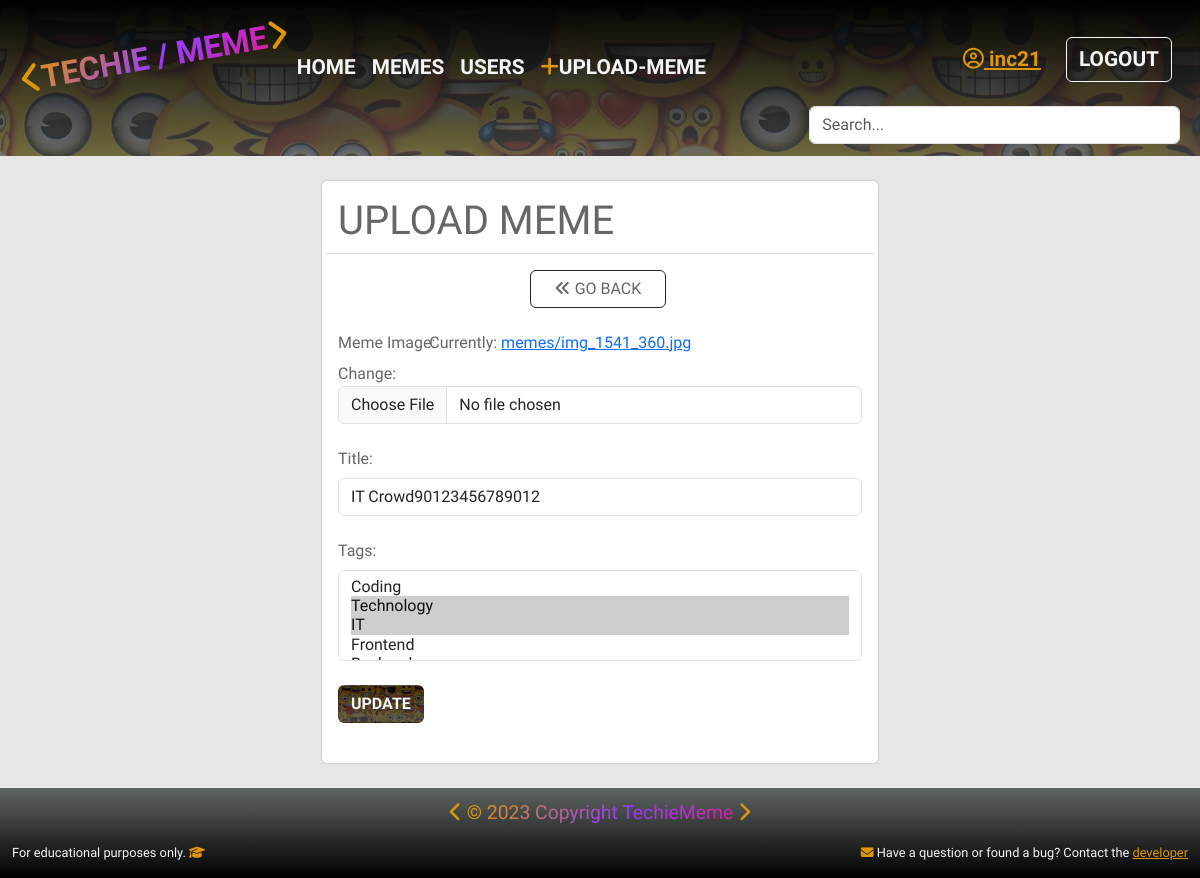
The app's page /memes/update-meme/5a374cd4-5903-43f8-a44d-f1d7cc8863d0 (signed in), older data.
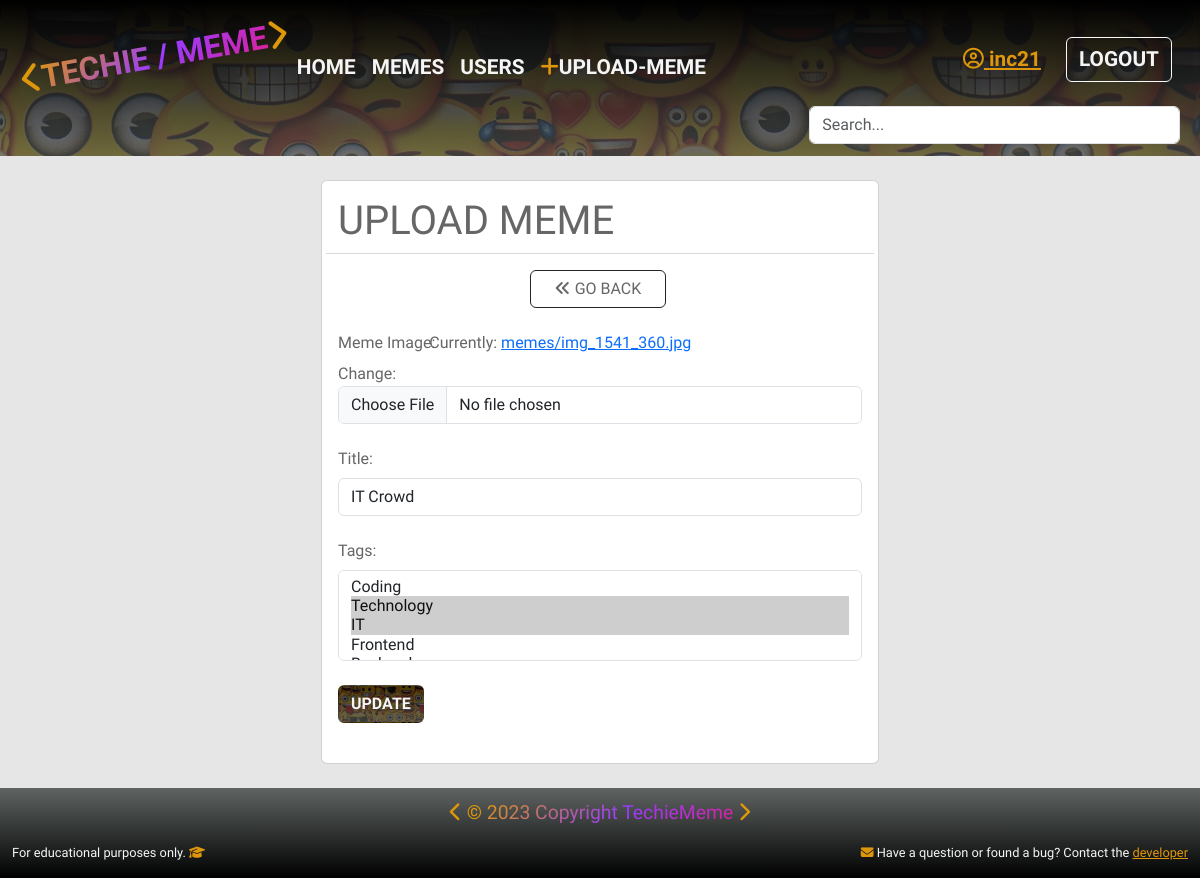
The same page, newer data.
### memes/models.py (models this page shows, shortened)
class Meme(models.Model):
    uploader = models.ForeignKey(
        UserProfile, on_delete=models.SET_NULL, null=True, blank=True)
    title = models.CharField(max_length=22)
    meme_img = models.ImageField(upload_to='memes/',
                                 default='memes/default.webp')
    tags = models.ManyToManyField('Tag', blank=True)
    smiley_face = models.IntegerField(default=0, null=True, blank=True)
    sad_face = models.IntegerField(default=0, null=True, blank=True)
    created = models.DateTimeField(auto_now_add=True)
    id = models.UUIDField(
        default=uuid.uuid4, unique=True, primary_key=True, editable=False)
    class Meta:
        ordering = ['-created']

### memes/views.py (the view)
# urls.py: path('update-meme/<str:pk>', views.updateMeme, name="update-meme"),
@login_required(login_url='/accounts/login/')
def updateMeme(request, pk):
    profile = request.user.userprofile
    meme = profile.meme_set.get(id=pk)
    form = MemeForm(instance=meme)
    if request.method == 'POST':
        form = MemeForm(request.POST, request.FILES, instance=meme)
        if form.is_valid():
            form.save()
            messages.success(request, 'Meme updated successfully!')
            return redirect('meme', pk=pk)
    context = {'form': form, 'meme': meme}
    return render(request, "memes/meme_form.html", context)

### memes/forms.py
class MemeForm(ModelForm):
    class Meta:
        model = Meme
        fields = ['meme_img', 'title', 'tags']
        labels = {
            'meme_img': 'Meme Image:',
            'title': 'Title:',
            'tags': 'Tags:'
        }
    def __init__(self, *args, **kwargs):
        super(MemeForm, self).__init__(*args, **kwargs)
        for name, field in self.fields.items():
            field.widget.attrs.update({'class': 'form-control'})

### memes/models.py (called while the page is built)
    def __str__(self):
        return self.name

### memes/templates/memes/meme_form.html (shortened to what this page needs)
{% extends 'main.html' %}
{% block content %}
<div class="container d-flex justify-content-center">
    <div class="col-md-6 card m-4 gray">
        <div class="card-body">
            <div class="row">
                <h1>UPLOAD MEME</h1>
                <hr>
            </div>
            <div class="row-col-1 d-flex justify-content-center">
                <a type="button" class="btn btn-outline-dark ps-4 pe-4 mt-0 me-1 text-nowrap gray" href="{{request.META.HTTP_REFERER|escape}}"><i class="fa-solid fa-angles-left"></i> GO BACK</a>
            </div>
            <div class="col-12">
                <form method="POST" action="" enctype="multipart/form-data">
                    {% for field in form %}
                        <div class="form-outline mt-3">
                            <label class="col-sm-2 col-form-label text-nowrap" for="">{{ field.label }}</label>
                            {{field}}
                        </div>
                    {% endfor %}
                    {% if request.resolver_match.url_name == 'update-meme' %}
                    <button type="submit" class="btn auth-btn mt-4 mb-4 hover">UPDATE</button>
                    {% else %}
                    <button type="submit" class="btn auth-btn mt-4 mb-4 hover">UPLOAD</button>
                    {% endif %}
                </form>
            </div>
        </div>
    </div>
</div>
{% endblock content %}

Row changes from the older to the newer data that the page shows:
changed Meme: title "IT Crowd90123456789012" → "IT Crowd"
